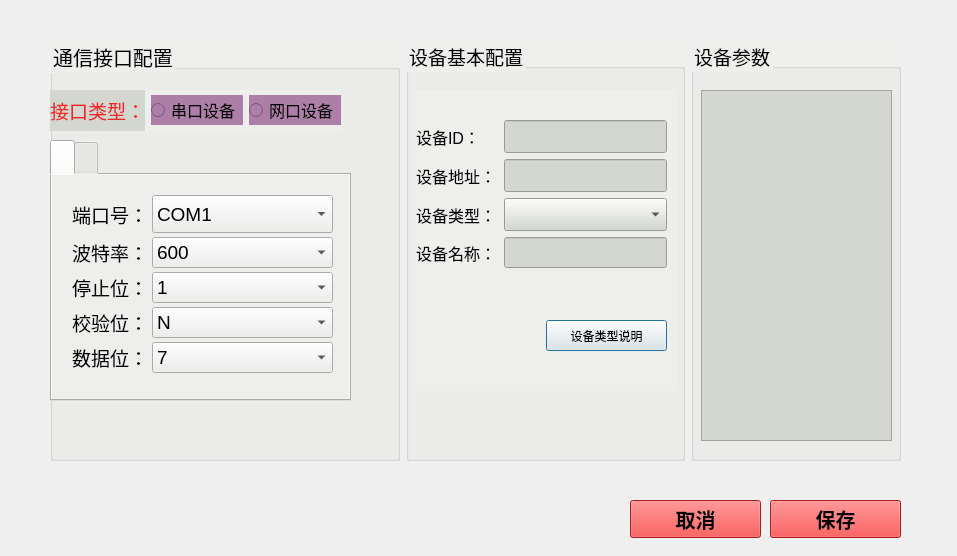
<?xml version="1.0" encoding="UTF-8"?>
<ui version="4.0">
 <class>DevEdit</class>
 <widget class="QDialog" name="DevEdit">
  <property name="geometry">
   <rect>
    <x>0</x>
    <y>0</y>
    <width>957</width>
    <height>556</height>
   </rect>
  </property>
  <property name="windowTitle">
   <string>Dialog</string>
  </property>
  <widget class="QWidget" name="layoutWidget">
   <property name="geometry">
    <rect>
     <x>50</x>
     <y>40</y>
     <width>851</width>
     <height>421</height>
    </rect>
   </property>
   <layout class="QHBoxLayout" name="horizontalLayout_57" stretch="5,4,3">
    <item>
     <layout class="QVBoxLayout" name="verticalLayout_10">
      <item>
       <widget class="QGroupBox" name="groupBox_25">
        <property name="font">
         <font>
          <pointsize>15</pointsize>
         </font>
        </property>
        <property name="styleSheet">
         <string notr="true">background-color: rgb(238, 238, 236);</string>
        </property>
        <property name="title">
         <string>通信接口配置</string>
        </property>
        <widget class="QWidget" name="layoutWidget_2">
         <property name="geometry">
          <rect>
           <x>0</x>
           <y>50</y>
           <width>291</width>
           <height>41</height>
          </rect>
         </property>
         <layout class="QHBoxLayout" name="horizontalLayout_33" stretch="2,5">
          <item>
           <widget class="QLabel" name="label_49">
            <property name="font">
             <font>
              <pointsize>14</pointsize>
             </font>
            </property>
            <property name="styleSheet">
             <string notr="true">color: rgb(239, 41, 41);
background-color: rgb(211, 215, 207);</string>
            </property>
            <property name="text">
             <string>接口类型：</string>
            </property>
           </widget>
          </item>
          <item>
           <layout class="QHBoxLayout" name="horizontalLayout_19">
            <item>
             <widget class="QRadioButton" name="radioButton_Com">
              <property name="font">
               <font>
                <pointsize>12</pointsize>
               </font>
              </property>
              <property name="styleSheet">
               <string notr="true">background-color: rgb(173, 127, 168);</string>
              </property>
              <property name="text">
               <string>串口设备</string>
              </property>
             </widget>
            </item>
            <item>
             <widget class="QRadioButton" name="radioButton_Net">
              <property name="font">
               <font>
                <pointsize>12</pointsize>
               </font>
              </property>
              <property name="styleSheet">
               <string notr="true">background-color: rgb(173, 127, 168);</string>
              </property>
              <property name="text">
               <string>网口设备</string>
              </property>
             </widget>
            </item>
           </layout>
          </item>
         </layout>
        </widget>
        <widget class="QTabWidget" name="tabWidget">
         <property name="geometry">
          <rect>
           <x>0</x>
           <y>100</y>
           <width>301</width>
           <height>261</height>
          </rect>
         </property>
         <property name="font">
          <font>
           <pointsize>14</pointsize>
          </font>
         </property>
         <property name="styleSheet">
          <string notr="true"/>
         </property>
         <property name="currentIndex">
          <number>0</number>
         </property>
         <widget class="QWidget" name="tab">
          <attribute name="title">
           <string/>
          </attribute>
          <widget class="QWidget" name="widget_port" native="true">
           <property name="geometry">
            <rect>
             <x>10</x>
             <y>0</y>
             <width>281</width>
             <height>201</height>
            </rect>
           </property>
           <widget class="QWidget" name="layoutWidget_3">
            <property name="geometry">
             <rect>
              <x>10</x>
              <y>20</y>
              <width>261</width>
              <height>178</height>
             </rect>
            </property>
            <layout class="QVBoxLayout" name="verticalLayout_6" stretch="1,1,1,1,1">
             <property name="spacing">
              <number>4</number>
             </property>
             <item>
              <layout class="QHBoxLayout" name="horizontalLayout_20" stretch="1,4">
               <item>
                <widget class="QLabel" name="label_52">
                 <property name="font">
                  <font>
                   <pointsize>14</pointsize>
                  </font>
                 </property>
                 <property name="text">
                  <string>端口号：</string>
                 </property>
                </widget>
               </item>
               <item>
                <widget class="QComboBox" name="comboBox_6">
                 <property name="sizePolicy">
                  <sizepolicy hsizetype="Preferred" vsizetype="Expanding">
                   <horstretch>0</horstretch>
                   <verstretch>0</verstretch>
                  </sizepolicy>
                 </property>
                 <property name="font">
                  <font>
                   <pointsize>14</pointsize>
                  </font>
                 </property>
                 <item>
                  <property name="text">
                   <string>COM1</string>
                  </property>
                 </item>
                 <item>
                  <property name="text">
                   <string>COM2</string>
                  </property>
                 </item>
                 <item>
                  <property name="text">
                   <string>COM3</string>
                  </property>
                 </item>
                 <item>
                  <property name="text">
                   <string>COM4</string>
                  </property>
                 </item>
                 <item>
                  <property name="text">
                   <string>COM5</string>
                  </property>
                 </item>
                 <item>
                  <property name="text">
                   <string>COM6</string>
                  </property>
                 </item>
                 <item>
                  <property name="text">
                   <string>COM7</string>
                  </property>
                 </item>
                 <item>
                  <property name="text">
                   <string>COM8</string>
                  </property>
                 </item>
                 <item>
                  <property name="text">
                   <string>COM9</string>
                  </property>
                 </item>
                 <item>
                  <property name="text">
                   <string>COM10</string>
                  </property>
                 </item>
                 <item>
                  <property name="text">
                   <string>COM11</string>
                  </property>
                 </item>
                 <item>
                  <property name="text">
                   <string>COM12</string>
                  </property>
                 </item>
                 <item>
                  <property name="text">
                   <string>USB-COM1</string>
                  </property>
                 </item>
                 <item>
                  <property name="text">
                   <string>USB-COM2</string>
                  </property>
                 </item>
                 <item>
                  <property name="text">
                   <string>USB-COM3</string>
                  </property>
                 </item>
                 <item>
                  <property name="text">
                   <string>USB-COM4</string>
                  </property>
                 </item>
                 <item>
                  <property name="text">
                   <string>XR-COM1</string>
                  </property>
                 </item>
                 <item>
                  <property name="text">
                   <string>XR-COM2</string>
                  </property>
                 </item>
                 <item>
                  <property name="text">
                   <string>XR-COM3</string>
                  </property>
                 </item>
                 <item>
                  <property name="text">
                   <string>XR-COM4</string>
                  </property>
                 </item>
                </widget>
               </item>
              </layout>
             </item>
             <item>
              <layout class="QHBoxLayout" name="horizontalLayout_21" stretch="1,4">
               <item>
                <widget class="QLabel" name="label_55">
                 <property name="font">
                  <font>
                   <pointsize>14</pointsize>
                  </font>
                 </property>
                 <property name="text">
                  <string>波特率：</string>
                 </property>
                </widget>
               </item>
               <item>
                <widget class="QComboBox" name="comboBox_devBaud">
                 <property name="font">
                  <font>
                   <pointsize>14</pointsize>
                  </font>
                 </property>
                 <item>
                  <property name="text">
                   <string>600</string>
                  </property>
                 </item>
                 <item>
                  <property name="text">
                   <string>1200</string>
                  </property>
                 </item>
                 <item>
                  <property name="text">
                   <string>2400</string>
                  </property>
                 </item>
                 <item>
                  <property name="text">
                   <string>4800</string>
                  </property>
                 </item>
                 <item>
                  <property name="text">
                   <string>9600</string>
                  </property>
                 </item>
                 <item>
                  <property name="text">
                   <string>19200</string>
                  </property>
                 </item>
                 <item>
                  <property name="text">
                   <string>38400</string>
                  </property>
                 </item>
                 <item>
                  <property name="text">
                   <string>115200</string>
                  </property>
                 </item>
                </widget>
               </item>
              </layout>
             </item>
             <item>
              <layout class="QHBoxLayout" name="horizontalLayout_22" stretch="1,4">
               <item>
                <widget class="QLabel" name="label_56">
                 <property name="font">
                  <font>
                   <pointsize>14</pointsize>
                  </font>
                 </property>
                 <property name="text">
                  <string>停止位：</string>
                 </property>
                </widget>
               </item>
               <item>
                <widget class="QComboBox" name="comboBox_devStopBit">
                 <property name="font">
                  <font>
                   <pointsize>14</pointsize>
                  </font>
                 </property>
                 <item>
                  <property name="text">
                   <string>1</string>
                  </property>
                 </item>
                 <item>
                  <property name="text">
                   <string>2</string>
                  </property>
                 </item>
                </widget>
               </item>
              </layout>
             </item>
             <item>
              <layout class="QHBoxLayout" name="horizontalLayout_35" stretch="1,4">
               <item>
                <widget class="QLabel" name="label_60">
                 <property name="font">
                  <font>
                   <pointsize>14</pointsize>
                  </font>
                 </property>
                 <property name="text">
                  <string>校验位：</string>
                 </property>
                </widget>
               </item>
               <item>
                <widget class="QComboBox" name="comboBox_devParity">
                 <property name="font">
                  <font>
                   <pointsize>14</pointsize>
                  </font>
                 </property>
                 <item>
                  <property name="text">
                   <string>N</string>
                  </property>
                 </item>
                 <item>
                  <property name="text">
                   <string>E</string>
                  </property>
                 </item>
                 <item>
                  <property name="text">
                   <string>O</string>
                  </property>
                 </item>
                </widget>
               </item>
              </layout>
             </item>
             <item>
              <layout class="QHBoxLayout" name="horizontalLayout_23" stretch="1,4">
               <item>
                <widget class="QLabel" name="label_57">
                 <property name="font">
                  <font>
                   <pointsize>14</pointsize>
                  </font>
                 </property>
                 <property name="text">
                  <string>数据位：</string>
                 </property>
                </widget>
               </item>
               <item>
                <widget class="QComboBox" name="comboBox_devDatabit">
                 <property name="font">
                  <font>
                   <pointsize>14</pointsize>
                  </font>
                 </property>
                 <item>
                  <property name="text">
                   <string>7</string>
                  </property>
                 </item>
                 <item>
                  <property name="text">
                   <string>8</string>
                  </property>
                 </item>
                </widget>
               </item>
              </layout>
             </item>
            </layout>
           </widget>
          </widget>
         </widget>
         <widget class="QWidget" name="tab_2">
          <attribute name="title">
           <string/>
          </attribute>
          <widget class="QTextEdit" name="textEdit">
           <property name="geometry">
            <rect>
             <x>20</x>
             <y>90</y>
             <width>231</width>
             <height>81</height>
            </rect>
           </property>
           <property name="html">
            <string>&lt;!DOCTYPE HTML PUBLIC &quot;-//W3C//DTD HTML 4.0//EN&quot; &quot;http://www.w3.org/TR/REC-html40/strict.dtd&quot;&gt;
&lt;html&gt;&lt;head&gt;&lt;meta name=&quot;qrichtext&quot; content=&quot;1&quot; /&gt;&lt;style type=&quot;text/css&quot;&gt;
p, li { white-space: pre-wrap; }
&lt;/style&gt;&lt;/head&gt;&lt;body style=&quot; font-family:'Ubuntu'; font-size:11pt; font-weight:400; font-style:normal;&quot;&gt;
&lt;p style=&quot; margin-top:0px; margin-bottom:0px; margin-left:0px; margin-right:0px; -qt-block-indent:0; text-indent:0px;&quot;&gt;&lt;span style=&quot; font-weight:600; color:#ef2929;&quot;&gt;注：服务地址为空，则为串口设备，否则为网口设备。&lt;/span&gt;&lt;/p&gt;&lt;/body&gt;&lt;/html&gt;</string>
           </property>
          </widget>
          <widget class="QLineEdit" name="lineEdit_ipAddr">
           <property name="geometry">
            <rect>
             <x>20</x>
             <y>50</y>
             <width>238</width>
             <height>25</height>
            </rect>
           </property>
           <property name="styleSheet">
            <string notr="true">background-color: rgb(211, 215, 207);</string>
           </property>
          </widget>
          <widget class="QLabel" name="label_58">
           <property name="geometry">
            <rect>
             <x>10</x>
             <y>10</y>
             <width>81</width>
             <height>25</height>
            </rect>
           </property>
           <property name="text">
            <string>服务地址：</string>
           </property>
          </widget>
         </widget>
        </widget>
       </widget>
      </item>
     </layout>
    </item>
    <item>
     <widget class="QGroupBox" name="groupBox_6">
      <property name="font">
       <font>
        <pointsize>14</pointsize>
       </font>
      </property>
      <property name="styleSheet">
       <string notr="true">background-color: rgb(238, 238, 236);</string>
      </property>
      <property name="title">
       <string>设备基本配置</string>
      </property>
      <widget class="QWidget" name="widget_basicDevSet" native="true">
       <property name="geometry">
        <rect>
         <x>10</x>
         <y>50</y>
         <width>261</width>
         <height>301</height>
        </rect>
       </property>
       <widget class="QWidget" name="layoutWidget_5">
        <property name="geometry">
         <rect>
          <x>0</x>
          <y>30</y>
          <width>251</width>
          <height>148</height>
         </rect>
        </property>
        <layout class="QVBoxLayout" name="verticalLayout_7">
         <item>
          <layout class="QHBoxLayout" name="horizontalLayout" stretch="1,2">
           <item>
            <widget class="QLabel" name="label_59">
             <property name="font">
              <font>
               <pointsize>12</pointsize>
              </font>
             </property>
             <property name="text">
              <string>设备ID：</string>
             </property>
            </widget>
           </item>
           <item>
            <widget class="QLineEdit" name="lineEdit_id">
             <property name="sizePolicy">
              <sizepolicy hsizetype="Expanding" vsizetype="Expanding">
               <horstretch>0</horstretch>
               <verstretch>0</verstretch>
              </sizepolicy>
             </property>
             <property name="font">
              <font>
               <pointsize>14</pointsize>
              </font>
             </property>
             <property name="styleSheet">
              <string notr="true">background-color: rgb(211, 215, 207);</string>
             </property>
             <property name="text">
              <string/>
             </property>
            </widget>
           </item>
          </layout>
         </item>
         <item>
          <layout class="QHBoxLayout" name="horizontalLayout_32" stretch="1,2">
           <item>
            <widget class="QLabel" name="label_54">
             <property name="font">
              <font>
               <pointsize>12</pointsize>
              </font>
             </property>
             <property name="text">
              <string>设备地址：</string>
             </property>
            </widget>
           </item>
           <item>
            <widget class="QLineEdit" name="lineEdit_devAddr">
             <property name="sizePolicy">
              <sizepolicy hsizetype="Expanding" vsizetype="Expanding">
               <horstretch>0</horstretch>
               <verstretch>0</verstretch>
              </sizepolicy>
             </property>
             <property name="font">
              <font>
               <pointsize>14</pointsize>
              </font>
             </property>
             <property name="styleSheet">
              <string notr="true">background-color: rgb(211, 215, 207);</string>
             </property>
             <property name="text">
              <string/>
             </property>
            </widget>
           </item>
          </layout>
         </item>
         <item>
          <layout class="QHBoxLayout" name="horizontalLayout_31" stretch="1,2">
           <item>
            <widget class="QLabel" name="label_53">
             <property name="font">
              <font>
               <pointsize>12</pointsize>
              </font>
             </property>
             <property name="text">
              <string>设备类型：</string>
             </property>
            </widget>
           </item>
           <item>
            <widget class="QComboBox" name="comboBox_devProto">
             <property name="sizePolicy">
              <sizepolicy hsizetype="Expanding" vsizetype="Expanding">
               <horstretch>0</horstretch>
               <verstretch>0</verstretch>
              </sizepolicy>
             </property>
             <property name="font">
              <font>
               <pointsize>14</pointsize>
              </font>
             </property>
             <property name="styleSheet">
              <string notr="true">background-color: rgb(211, 215, 207);</string>
             </property>
            </widget>
           </item>
          </layout>
         </item>
         <item>
          <layout class="QHBoxLayout" name="horizontalLayout_36" stretch="1,2">
           <item>
            <widget class="QLabel" name="label_devName">
             <property name="font">
              <font>
               <pointsize>12</pointsize>
              </font>
             </property>
             <property name="text">
              <string>设备名称：</string>
             </property>
            </widget>
           </item>
           <item>
            <widget class="QLineEdit" name="lineEdit_Name">
             <property name="font">
              <font>
               <pointsize>14</pointsize>
              </font>
             </property>
             <property name="styleSheet">
              <string notr="true">background-color: rgb(211, 215, 207);</string>
             </property>
             <property name="text">
              <string/>
             </property>
            </widget>
           </item>
          </layout>
         </item>
        </layout>
       </widget>
       <widget class="QPushButton" name="pushButton_Detail">
        <property name="geometry">
         <rect>
          <x>130</x>
          <y>230</y>
          <width>121</width>
          <height>31</height>
         </rect>
        </property>
        <property name="sizePolicy">
         <sizepolicy hsizetype="Ignored" vsizetype="Expanding">
          <horstretch>0</horstretch>
          <verstretch>0</verstretch>
         </sizepolicy>
        </property>
        <property name="text">
         <string>设备类型说明</string>
        </property>
       </widget>
      </widget>
     </widget>
    </item>
    <item>
     <widget class="QGroupBox" name="groupBox_5">
      <property name="font">
       <font>
        <pointsize>14</pointsize>
       </font>
      </property>
      <property name="styleSheet">
       <string notr="true">background-color: rgb(238, 238, 236);</string>
      </property>
      <property name="title">
       <string>设备参数</string>
      </property>
      <widget class="QTextEdit" name="textEdit_devParams">
       <property name="geometry">
        <rect>
         <x>10</x>
         <y>50</y>
         <width>191</width>
         <height>351</height>
        </rect>
       </property>
       <property name="font">
        <font>
         <pointsize>12</pointsize>
        </font>
       </property>
       <property name="styleSheet">
        <string notr="true">background-color: rgb(211, 215, 207);</string>
       </property>
      </widget>
     </widget>
    </item>
   </layout>
  </widget>
  <widget class="QPushButton" name="pushButton_UpdateDev">
   <property name="geometry">
    <rect>
     <x>770</x>
     <y>500</y>
     <width>131</width>
     <height>38</height>
    </rect>
   </property>
   <property name="font">
    <font>
     <pointsize>15</pointsize>
     <weight>75</weight>
     <bold>true</bold>
    </font>
   </property>
   <property name="styleSheet">
    <string notr="true">background-color: rgb(239, 41, 41);</string>
   </property>
   <property name="text">
    <string>保存</string>
   </property>
  </widget>
  <widget class="QPushButton" name="pushButton_Cancel">
   <property name="geometry">
    <rect>
     <x>630</x>
     <y>500</y>
     <width>131</width>
     <height>38</height>
    </rect>
   </property>
   <property name="font">
    <font>
     <pointsize>15</pointsize>
     <weight>75</weight>
     <bold>true</bold>
    </font>
   </property>
   <property name="styleSheet">
    <string notr="true">background-color: rgb(239, 41, 41);</string>
   </property>
   <property name="text">
    <string>取消</string>
   </property>
  </widget>
 </widget>
 <resources/>
 <connections/>
</ui>
